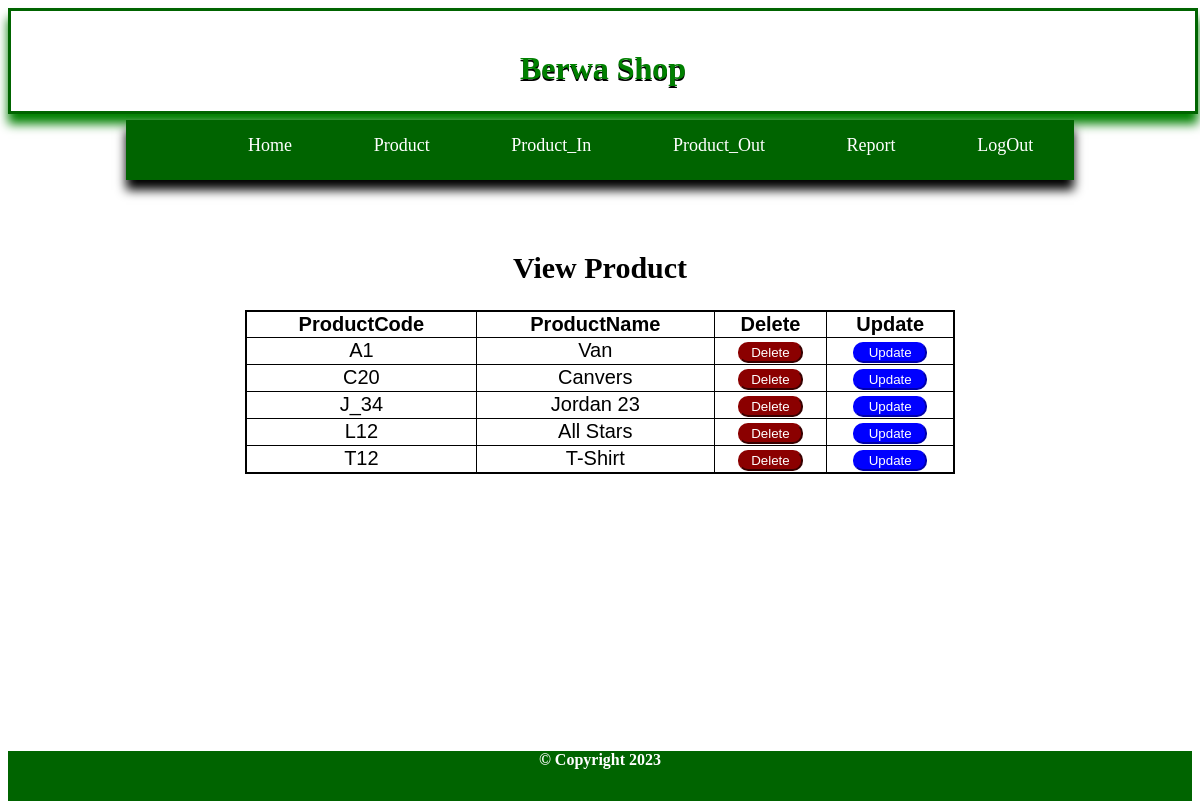
Page /ViewP.php (signed in) on the committed database.
### tables this page shows
CREATE TABLE `product` (
  `ProductCode` varchar(20) NOT NULL,
  `ProductName` varchar(100) NOT NULL
);

### ViewP.php (the view, shortened to what this page needs)
<!DOCTYPE html>
<html>
<head>
	<link rel="stylesheet" type="text/css" href="style.css">
</head>
<body>
	<div class="header"><br>
		<h1 style="text-align: center; text-shadow:  0px 2px black; ">Berwa Shop</h1>
	</div>
	<div class="nav_bar">
		<ul>
			<li><a href="index.php">Home</a> </li>
			<li><a href="">Product</a>
				</li>
			<li><a href="">Product_In</a>
				</li>
			<li><a href="">Product_Out</a>
				</li>
			<li><a href="Report.php">Report</a></li>
			<li><a href="logout.php">LogOut</a></li>
		</ul>
	</div>
	<div class="content">
		<center><br><br>
			<center><h2>View Product</h2></center>
		<table border="1">
			<tr>
				<th>ProductCode</th><th>ProductName</th><th>Delete</th><th>Update</th>
			</tr>
			<?php
			$link=mysqli_connect("localhost","root","","berwashop");
			$sel="SELECT * FROM product";
			$sql=mysqli_query($link,$sel);
			while ($row=mysqli_fetch_array($sql)) {
			?>
			<tr>
				<td><?php echo $row['ProductCode'];?></td>
				<td><?php echo $row['ProductName'];?></td>
			    <td><button style="background-color: darkred; border-color: darkred;">
			    	<a href="Delete.php?Del=<?php echo $row['ProductCode'];?>"onclick="return confirm('Are Sure You Want to Delete !!!!')">Delete</a>
			        </button>
			    </td>
				<td><button style="background-color: blue; border-color: blue;">
					<a href="update.php?Upd=<?php echo $row['ProductCode'];?>">Update</a>
				    </button>
				</td>
			</tr>
		<?php
            }
		?>
	</table>
	</center>
	</div>
	<div class="footer">
		<h4>&copy Copyright 2023 </h4>
	</div>
</body>
</html>

### style.css (style rules this page uses)
* { text-decoration: none; }
.header { width: 100%; height: 100px; box-shadow: 0px 10px 10px 0px; color:green; border:solid 3px darkgreen; }
.nav_bar { width: 80%; height: 60px; background: darkgreen; box-shadow: 0px 10px 10px 0px; margin-left: 10%; margin-top: -10px; }
.nav_bar > ul { display: flex; }
.nav_bar > ul >li { list-style: none; margin-left: 9%; margin-top: 15px; }
.nav_bar > ul > li > a { color: white; text-decoration: none; font-size: 18px; }
.content { width: 100%; height: 550px; color: black; }
.footer { width: 100%; height: 50px; text-align: center; background: darkgreen; color: black; }
.content table { padding-top: 10px; }
.footer h4 { text-align: center; color: white; }

### ViewP.php (style rules this page uses)
.content { font-size: 20px; padding-top: -20px; }
table { font-family: arial, sans-serif; border-collapse: collapse; width: 60%; text-align: center; border: solid black 2px; }
button { width: 60%; border-radius: 10px; }
button a { color: white; }

### rows in the picture
product: ProductCode "A1", ProductName "Van"
product: ProductCode "C20", ProductName "Canvers"
product: ProductCode "J_34", ProductName "Jordan 23"
product: ProductCode "L12", ProductName "All Stars"
product: ProductCode "T12", ProductName "T-Shirt"
